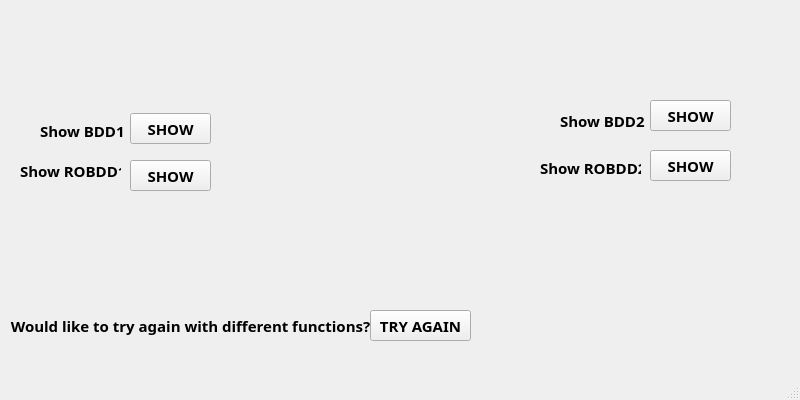
<?xml version="1.0" encoding="UTF-8"?>
<ui version="4.0">
 <class>Output</class>
 <widget class="QMainWindow" name="Output">
  <property name="geometry">
   <rect>
    <x>0</x>
    <y>0</y>
    <width>800</width>
    <height>400</height>
   </rect>
  </property>
  <property name="minimumSize">
   <size>
    <width>800</width>
    <height>400</height>
   </size>
  </property>
  <property name="maximumSize">
   <size>
    <width>800</width>
    <height>400</height>
   </size>
  </property>
  <property name="windowTitle">
   <string>MainWindow</string>
  </property>
  <property name="windowOpacity">
   <double>1.000000000000000</double>
  </property>
  <widget class="QWidget" name="centralwidget">
   <widget class="QLabel" name="equiv">
    <property name="geometry">
     <rect>
      <x>210</x>
      <y>10</y>
      <width>311</width>
      <height>51</height>
     </rect>
    </property>
    <property name="font">
     <font>
      <family>Century Gothic</family>
      <pointsize>11</pointsize>
      <bold>true</bold>
     </font>
    </property>
    <property name="text">
     <string>&lt;To be shown&gt;</string>
    </property>
    <property name="alignment">
     <set>Qt::AlignmentFlag::AlignCenter</set>
    </property>
    <property name="wordWrap">
     <bool>true</bool>
    </property>
   </widget>
   <widget class="QLabel" name="label_3">
    <property name="geometry">
     <rect>
      <x>40</x>
      <y>120</y>
      <width>101</width>
      <height>21</height>
     </rect>
    </property>
    <property name="font">
     <font>
      <family>Century Gothic</family>
      <pointsize>11</pointsize>
      <bold>true</bold>
     </font>
    </property>
    <property name="text">
     <string>Show BDD1</string>
    </property>
   </widget>
   <widget class="QLabel" name="label_4">
    <property name="geometry">
     <rect>
      <x>540</x>
      <y>157</y>
      <width>101</width>
      <height>21</height>
     </rect>
    </property>
    <property name="font">
     <font>
      <family>Century Gothic</family>
      <pointsize>11</pointsize>
      <bold>true</bold>
     </font>
    </property>
    <property name="text">
     <string>Show ROBDD2</string>
    </property>
   </widget>
   <widget class="QLabel" name="label_5">
    <property name="geometry">
     <rect>
      <x>20</x>
      <y>160</y>
      <width>101</width>
      <height>21</height>
     </rect>
    </property>
    <property name="font">
     <font>
      <family>Century Gothic</family>
      <pointsize>11</pointsize>
      <bold>true</bold>
     </font>
    </property>
    <property name="text">
     <string>Show ROBDD1</string>
    </property>
   </widget>
   <widget class="QLabel" name="label_6">
    <property name="geometry">
     <rect>
      <x>560</x>
      <y>110</y>
      <width>101</width>
      <height>21</height>
     </rect>
    </property>
    <property name="font">
     <font>
      <family>Century Gothic</family>
      <pointsize>11</pointsize>
      <bold>true</bold>
     </font>
    </property>
    <property name="text">
     <string>Show BDD2</string>
    </property>
   </widget>
   <widget class="QPushButton" name="ShowBDD1">
    <property name="geometry">
     <rect>
      <x>130</x>
      <y>113</y>
      <width>81</width>
      <height>31</height>
     </rect>
    </property>
    <property name="font">
     <font>
      <family>Century Gothic</family>
      <pointsize>11</pointsize>
      <bold>true</bold>
     </font>
    </property>
    <property name="cursor">
     <cursorShape>PointingHandCursor</cursorShape>
    </property>
    <property name="text">
     <string>SHOW</string>
    </property>
   </widget>
   <widget class="QPushButton" name="ShowBDD2">
    <property name="geometry">
     <rect>
      <x>650</x>
      <y>100</y>
      <width>81</width>
      <height>31</height>
     </rect>
    </property>
    <property name="font">
     <font>
      <family>Century Gothic</family>
      <pointsize>11</pointsize>
      <bold>true</bold>
     </font>
    </property>
    <property name="cursor">
     <cursorShape>PointingHandCursor</cursorShape>
    </property>
    <property name="text">
     <string>SHOW</string>
    </property>
   </widget>
   <widget class="QPushButton" name="ShowROBDD1">
    <property name="geometry">
     <rect>
      <x>130</x>
      <y>160</y>
      <width>81</width>
      <height>31</height>
     </rect>
    </property>
    <property name="font">
     <font>
      <family>Century Gothic</family>
      <pointsize>11</pointsize>
      <bold>true</bold>
     </font>
    </property>
    <property name="cursor">
     <cursorShape>PointingHandCursor</cursorShape>
    </property>
    <property name="text">
     <string>SHOW</string>
    </property>
   </widget>
   <widget class="QPushButton" name="ShowROBDD2">
    <property name="geometry">
     <rect>
      <x>650</x>
      <y>150</y>
      <width>81</width>
      <height>31</height>
     </rect>
    </property>
    <property name="font">
     <font>
      <family>Century Gothic</family>
      <pointsize>11</pointsize>
      <bold>true</bold>
     </font>
    </property>
    <property name="cursor">
     <cursorShape>PointingHandCursor</cursorShape>
    </property>
    <property name="text">
     <string>SHOW</string>
    </property>
   </widget>
   <widget class="QPushButton" name="TryAgain">
    <property name="geometry">
     <rect>
      <x>370</x>
      <y>310</y>
      <width>101</width>
      <height>31</height>
     </rect>
    </property>
    <property name="font">
     <font>
      <family>Century Gothic</family>
      <pointsize>11</pointsize>
      <bold>true</bold>
     </font>
    </property>
    <property name="cursor">
     <cursorShape>PointingHandCursor</cursorShape>
    </property>
    <property name="text">
     <string>TRY AGAIN</string>
    </property>
   </widget>
   <widget class="QLabel" name="lable7">
    <property name="geometry">
     <rect>
      <x>10</x>
      <y>310</y>
      <width>361</width>
      <height>31</height>
     </rect>
    </property>
    <property name="font">
     <font>
      <family>Century Gothic</family>
      <pointsize>11</pointsize>
      <bold>true</bold>
     </font>
    </property>
    <property name="layoutDirection">
     <enum>Qt::LayoutDirection::LeftToRight</enum>
    </property>
    <property name="frameShape">
     <enum>QFrame::Shape::NoFrame</enum>
    </property>
    <property name="frameShadow">
     <enum>QFrame::Shadow::Plain</enum>
    </property>
    <property name="text">
     <string>Would like to try again with different functions?</string>
    </property>
    <property name="alignment">
     <set>Qt::AlignmentFlag::AlignCenter</set>
    </property>
   </widget>
   <widget class="QLabel" name="spongebob">
    <property name="geometry">
     <rect>
      <x>260</x>
      <y>80</y>
      <width>231</width>
      <height>171</height>
     </rect>
    </property>
    <property name="font">
     <font>
      <family>Century Gothic</family>
      <pointsize>11</pointsize>
      <bold>true</bold>
     </font>
    </property>
    <property name="text">
     <string/>
    </property>
    <property name="pixmap">
     <pixmap resource="../resources.qrc">:/Images/Images/sad_spongebob.png</pixmap>
    </property>
    <property name="scaledContents">
     <bool>true</bool>
    </property>
    <property name="alignment">
     <set>Qt::AlignmentFlag::AlignCenter</set>
    </property>
    <property name="wordWrap">
     <bool>true</bool>
    </property>
   </widget>
   <widget class="QLabel" name="Function1">
    <property name="geometry">
     <rect>
      <x>0</x>
      <y>30</y>
      <width>251</width>
      <height>31</height>
     </rect>
    </property>
    <property name="font">
     <font>
      <family>Century Gothic</family>
      <pointsize>11</pointsize>
      <bold>true</bold>
     </font>
    </property>
    <property name="text">
     <string>&lt;To be shown&gt;</string>
    </property>
    <property name="alignment">
     <set>Qt::AlignmentFlag::AlignCenter</set>
    </property>
    <property name="wordWrap">
     <bool>true</bool>
    </property>
   </widget>
   <widget class="QLabel" name="Function2">
    <property name="geometry">
     <rect>
      <x>560</x>
      <y>20</y>
      <width>181</width>
      <height>51</height>
     </rect>
    </property>
    <property name="font">
     <font>
      <family>Century Gothic</family>
      <pointsize>11</pointsize>
      <bold>true</bold>
     </font>
    </property>
    <property name="text">
     <string>&lt;To be shown&gt;</string>
    </property>
    <property name="alignment">
     <set>Qt::AlignmentFlag::AlignCenter</set>
    </property>
    <property name="wordWrap">
     <bool>true</bool>
    </property>
   </widget>
   <widget class="QLabel" name="Vorder1">
    <property name="geometry">
     <rect>
      <x>0</x>
      <y>70</y>
      <width>251</width>
      <height>31</height>
     </rect>
    </property>
    <property name="font">
     <font>
      <family>Century Gothic</family>
      <pointsize>11</pointsize>
      <bold>true</bold>
     </font>
    </property>
    <property name="text">
     <string>&lt;To be shown&gt;</string>
    </property>
    <property name="alignment">
     <set>Qt::AlignmentFlag::AlignCenter</set>
    </property>
    <property name="wordWrap">
     <bool>true</bool>
    </property>
   </widget>
   <widget class="QLabel" name="Vorder2">
    <property name="geometry">
     <rect>
      <x>560</x>
      <y>50</y>
      <width>181</width>
      <height>51</height>
     </rect>
    </property>
    <property name="font">
     <font>
      <family>Century Gothic</family>
      <pointsize>11</pointsize>
      <bold>true</bold>
     </font>
    </property>
    <property name="text">
     <string>&lt;To be shown&gt;</string>
    </property>
    <property name="alignment">
     <set>Qt::AlignmentFlag::AlignCenter</set>
    </property>
    <property name="wordWrap">
     <bool>true</bool>
    </property>
   </widget>
  </widget>
  <widget class="QMenuBar" name="menubar">
   <property name="geometry">
    <rect>
     <x>0</x>
     <y>0</y>
     <width>800</width>
     <height>33</height>
    </rect>
   </property>
  </widget>
  <widget class="QStatusBar" name="statusbar"/>
 </widget>
 <resources>
  <include location="../resources.qrc"/>
 </resources>
 <connections/>
</ui>
